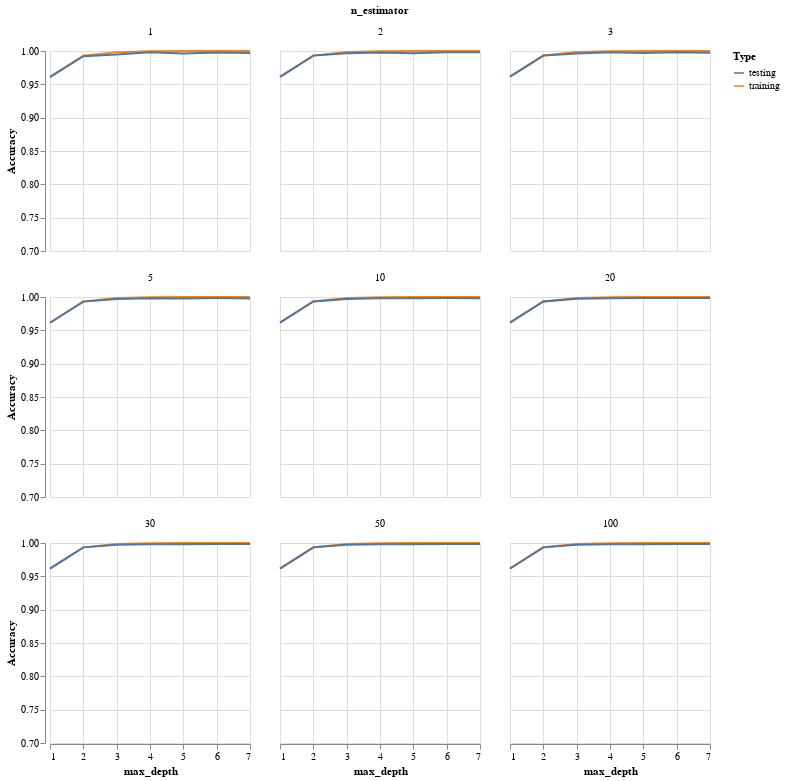

The notebook cell this image was saved under:
### Code cell
n_est = [1,2,3,5,10,20,30,50,100]
max_depth = range(1,8)
X_train, X_test, y_train, y_test = test_train_compound(df, "DAO")
trees = []
train_acc = []
test_acc = []
depth = []
for j in max_depth:
    for i in n_est:
        trees.append(i)
        depth.append(j)
        rf = RandomForestRegressor(n_estimators = i, max_depth = j, random_state=0).fit(X_train, y_train)
        train_acc.append(rf.score(X_train, y_train))
        test_acc.append(rf.score(X_test, y_test))
        #print(j,i)
df_rf = pd.DataFrame({'training' : train_acc,
                      'testing' : test_acc,
                      'n_estimator' : trees,
                      'max_depth' : depth})
df_rf = df_rf.melt(id_vars = ['n_estimator', 'max_depth'], var_name = 'Type', value_name = 'Accuracy')
df_rf
alt.Chart(df_rf).mark_line().encode(
    alt.X('max_depth'),
    alt.Y('Accuracy', scale=alt.Scale(domain=[0.7, 1])),
    alt.Color('Type'),
    alt.Facet('n_estimator')
    ).properties(width = 200, height = 200, columns = 3)

### Figure 1 — Vega-Lite specification as saved in the notebook (floating-point values rounded to 4 significant figures)
{"$schema": "https://vega.github.io/schema/vega-lite/v3.4.0.json", "columns": 3, "config": {"mark": {"tooltip": null}, "view": {"height": 300, "width": 400}}, "data": {"name": "data-ed8aeb6debcab1058cb2ece29837a6dc"}, "datasets": {"data-ed8aeb6debcab1058cb2ece29837a6dc": [{"Accuracy": 0.9611, "Type": "training", "max_depth": 1, "n_estimator": 1}, {"Accuracy": 0.9612, "Type": "training", "max_depth": 1, "n_estimator": 2}, {"Accuracy": 0.9615, "Type": "training", "max_depth": 1, "n_estimator": 3}, {"Accuracy": 0.9614, "Type": "training", "max_depth": 1, "n_estimator": 5}, {"Accuracy": 0.9615, "Type": "training", "max_depth": 1, "n_estimator": 10}, {"Accuracy": 0.9616, "Type": "training", "max_depth": 1, "n_estimator": 20}, {"Accuracy": 0.9616, "Type": "training", "max_depth": 1, "n_estimator": 30}, {"Accuracy": 0.9616, "Type": "training", "max_depth": 1, "n_estimator": 50}, {"Accuracy": 0.9617, "Type": "training", "max_depth": 1, "n_estimator": 100}, {"Accuracy": 0.9929, "Type": "training", "max_depth": 2, "n_estimator": 1}, {"Accuracy": 0.9931, "Type": "training", "max_depth": 2, "n_estimator": 2}, {"Accuracy": 0.9931, "Type": "training", "max_depth": 2, "n_estimator": 3}, {"Accuracy": 0.9933, "Type": "training", "max_depth": 2, "n_estimator": 5}, {"Accuracy": 0.9934, "Type": "training", "max_depth": 2, "n_estimator": 10}, {"Accuracy": 0.9934, "Type": "training", "max_depth": 2, "n_estimator": 20}, {"Accuracy": 0.9935, "Type": "training", "max_depth": 2, "n_estimator": 30}, {"Accuracy": 0.9935, "Type": "training", "max_depth": 2, "n_estimator": 50}, {"Accuracy": 0.9935, "Type": "training", "max_depth": 2, "n_estimator": 100}, {"Accuracy": 0.9983, "Type": "training", "max_depth": 3, "n_estimator": 1}, {"Accuracy": 0.9985, "Type": "training", "max_depth": 3, "n_estimator": 2}, {"Accuracy": 0.9985, "Type": "training", "max_depth": 3, "n_estimator": 3}, {"Accuracy": 0.9985, "Type": "training", "max_depth": 3, "n_estimator": 5}, {"Accuracy": 0.9986, "Type": "training", "max_depth": 3, "n_estimator": 10}, {"Accuracy": 0.9986, "Type": "training", "max_depth": 3, "n_estimator": 20}, {"Accuracy": 0.9986, "Type": "training", "max_depth": 3, "n_estimator": 30}, {"Accuracy": 0.9987, "Type": "training", "max_depth": 3, "n_estimator": 50}, {"Accuracy": 0.9987, "Type": "training", "max_depth": 3, "n_estimator": 100}, {"Accuracy": 0.9995, "Type": "training", "max_depth": 4, "n_estimator": 1}, {"Accuracy": 0.9996, "Type": "training", "max_depth": 4, "n_estimator": 2}, {"Accuracy": 0.9997, "Type": "training", "max_depth": 4, "n_estimator": 3}, {"Accuracy": 0.9997, "Type": "training", "max_depth": 4, "n_estimator": 5}, {"Accuracy": 0.9997, "Type": "training", "max_depth": 4, "n_estimator": 10}, {"Accuracy": 0.9997, "Type": "training", "max_depth": 4, "n_estimator": 20}, {"Accuracy": 0.9997, "Type": "training", "max_depth": 4, "n_estimator": 30}, {"Accuracy": 0.9997, "Type": "training", "max_depth": 4, "n_estimator": 50}, {"Accuracy": 0.9997, "Type": "training", "max_depth": 4, "n_estimator": 100}, {"Accuracy": 0.9999, "Type": "training", "max_depth": 5, "n_estimator": 1}, {"Accuracy": 0.9999, "Type": "training", "max_depth": 5, "n_estimator": 2}, {"Accuracy": 0.9999, "Type": "training", "max_depth": 5, "n_estimator": 3}, {"Accuracy": 1.0, "Type": "training", "max_depth": 5, "n_estimator": 5}, {"Accuracy": 1.0, "Type": "training", "max_depth": 5, "n_estimator": 10}, {"Accuracy": 1.0, "Type": "training", "max_depth": 5, "n_estimator": 20}, {"Accuracy": 1.0, "Type": "training", "max_depth": 5, "n_estimator": 30}, {"Accuracy": 1.0, "Type": "training", "max_depth": 5, "n_estimator": 50}, {"Accuracy": 1.0, "Type": "training", "max_depth": 5, "n_estimator": 100}, {"Accuracy": 1.0, "Type": "training", "max_depth": 6, "n_estimator": 1}, {"Accuracy": 1.0, "Type": "training", "max_depth": 6, "n_estimator": 2}, {"Accuracy": 1.0, "Type": "training", "max_depth": 6, "n_estimator": 3}, {"Accuracy": 1.0, "Type": "training", "max_depth": 6, "n_estimator": 5}, {"Accuracy": 1.0, "Type": "training", "max_depth": 6, "n_estimator": 10}, {"Accuracy": 1.0, "Type": "training", "max_depth": 6, "n_estimator": 20}, {"Accuracy": 1.0, "Type": "training", "max_depth": 6, "n_estimator": 30}, {"Accuracy": 1.0, "Type": "training", "max_depth": 6, "n_estimator": 50}, {"Accuracy": 1.0, "Type": "training", "max_depth": 6, "n_estimator": 100}, {"Accuracy": 1.0, "Type": "training", "max_depth": 7, "n_estimator": 1}, {"Accuracy": 1.0, "Type": "training", "max_depth": 7, "n_estimator": 2}, {"Accuracy": 1.0, "Type": "training", "max_depth": 7, "n_estimator": 3}, {"Accuracy": 1.0, "Type": "training", "max_depth": 7, "n_estimator": 5}, {"Accuracy": 1.0, "Type": "training", "max_depth": 7, "n_estimator": 10}, {"Accuracy": 1.0, "Type": "training", "max_depth": 7, "n_estimator": 20}, {"Accuracy": 1.0, "Type": "training", "max_depth": 7, "n_estimator": 30}, {"Accuracy": 1.0, "Type": "training", "max_depth": 7, "n_estimator": 50}, {"Accuracy": 1.0, "Type": "training", "max_depth": 7, "n_estimator": 100}, {"Accuracy": 0.9609, "Type": "testing", "max_depth": 1, "n_estimator": 1}, {"Accuracy": 0.9611, "Type": "testing", "max_depth": 1, "n_estimator": 2}, {"Accuracy": 0.9615, "Type": "testing", "max_depth": 1, "n_estimator": 3}, {"Accuracy": 0.9614, "Type": "testing", "max_depth": 1, "n_estimator": 5}, {"Accuracy": 0.9615, "Type": "testing", "max_depth": 1, "n_estimator": 10}, {"Accuracy": 0.9616, "Type": "testing", "max_depth": 1, "n_estimator": 20}, {"Accuracy": 0.9616, "Type": "testing", "max_depth": 1, "n_estimator": 30}, {"Accuracy": 0.9617, "Type": "testing", "max_depth": 1, "n_estimator": 50}, {"Accuracy": 0.9617, "Type": "testing", "max_depth": 1, "n_estimator": 100}, {"Accuracy": 0.9921, "Type": "testing", "max_depth": 2, "n_estimator": 1}, {"Accuracy": 0.9931, "Type": "testing", "max_depth": 2, "n_estimator": 2}, {"Accuracy": 0.9931, "Type": "testing", "max_depth": 2, "n_estimator": 3}, {"Accuracy": 0.9931, "Type": "testing", "max_depth": 2, "n_estimator": 5}, {"Accuracy": 0.9934, "Type": "testing", "max_depth": 2, "n_estimator": 10}, {"Accuracy": 0.9934, "Type": "testing", "max_depth": 2, "n_estimator": 20}, {"Accuracy": 0.9935, "Type": "testing", "max_depth": 2, "n_estimator": 30}, {"Accuracy": 0.9935, "Type": "testing", "max_depth": 2, "n_estimator": 50}, {"Accuracy": 0.9934, "Type": "testing", "max_depth": 2, "n_estimator": 100}, {"Accuracy": 0.9949, "Type": "testing", "max_depth": 3, "n_estimator": 1}, {"Accuracy": 0.9966, "Type": "testing", "max_depth": 3, "n_estimator": 2}, {"Accuracy": 0.9964, "Type": "testing", "max_depth": 3, "n_estimator": 3}, {"Accuracy": 0.997, "Type": "testing", "max_depth": 3, "n_estimator": 5}, {"Accuracy": 0.9971, "Type": "testing", "max_depth": 3, "n_estimator": 10}, {"Accuracy": 0.9973, "Type": "testing", "max_depth": 3, "n_estimator": 20}, {"Accuracy": 0.9974, "Type": "testing", "max_depth": 3, "n_estimator": 30}, {"Accuracy": 0.9975, "Type": "testing", "max_depth": 3, "n_estimator": 50}, {"Accuracy": 0.9975, "Type": "testing", "max_depth": 3, "n_estimator": 100}, {"Accuracy": 0.9983, "Type": "testing", "max_depth": 4, "n_estimator": 1}, {"Accuracy": 0.9978, "Type": "testing", "max_depth": 4, "n_estimator": 2}, {"Accuracy": 0.9981, "Type": "testing", "max_depth": 4, "n_estimator": 3}, {"Accuracy": 0.998, "Type": "testing", "max_depth": 4, "n_estimator": 5}, {"Accuracy": 0.998, "Type": "testing", "max_depth": 4, "n_estimator": 10}, {"Accuracy": 0.9982, "Type": "testing", "max_depth": 4, "n_estimator": 20}, {"Accuracy": 0.9981, "Type": "testing", "max_depth": 4, "n_estimator": 30}, {"Accuracy": 0.9982, "Type": "testing", "max_depth": 4, "n_estimator": 50}, {"Accuracy": 0.9982, "Type": "testing", "max_depth": 4, "n_estimator": 100}, {"Accuracy": 0.9964, "Type": "testing", "max_depth": 5, "n_estimator": 1}, {"Accuracy": 0.9967, "Type": "testing", "max_depth": 5, "n_estimator": 2}, {"Accuracy": 0.9969, "Type": "testing", "max_depth": 5, "n_estimator": 3}, {"Accuracy": 0.9978, "Type": "testing", "max_depth": 5, "n_estimator": 5}, {"Accuracy": 0.9982, "Type": "testing", "max_depth": 5, "n_estimator": 10}, {"Accuracy": 0.9983, "Type": "testing", "max_depth": 5, "n_estimator": 20}, {"Accuracy": 0.9983, "Type": "testing", "max_depth": 5, "n_estimator": 30}, {"Accuracy": 0.9983, "Type": "testing", "max_depth": 5, "n_estimator": 50}, {"Accuracy": 0.9983, "Type": "testing", "max_depth": 5, "n_estimator": 100}, {"Accuracy": 0.9976, "Type": "testing", "max_depth": 6, "n_estimator": 1}, {"Accuracy": 0.998, "Type": "testing", "max_depth": 6, "n_estimator": 2}, {"Accuracy": 0.9983, "Type": "testing", "max_depth": 6, "n_estimator": 3}, {"Accuracy": 0.9983, "Type": "testing", "max_depth": 6, "n_estimator": 5}, {"Accuracy": 0.9984, "Type": "testing", "max_depth": 6, "n_estimator": 10}, {"Accuracy": 0.9985, "Type": "testing", "max_depth": 6, "n_estimator": 20}, {"Accuracy": 0.9985, "Type": "testing", "max_depth": 6, "n_estimator": 30}, {"Accuracy": 0.9985, "Type": "testing", "max_depth": 6, "n_estimator": 50}, {"Accuracy": 0.9984, "Type": "testing", "max_depth": 6, "n_estimator": 100}, {"Accuracy": 0.9971, "Type": "testing", "max_depth": 7, "n_estimator": 1}, {"Accuracy": 0.998, "Type": "testing", "max_depth": 7, "n_estimator": 2}, {"Accuracy": 0.9975, "Type": "testing", "max_depth": 7, "n_estimator": 3}, {"Accuracy": 0.9979, "Type": "testing", "max_depth": 7, "n_estimator": 5}, {"Accuracy": 0.9983, "Type": "testing", "max_depth": 7, "n_estimator": 10}, {"Accuracy": 0.9984, "Type": "testing", "max_depth": 7, "n_estimator": 20}, {"Accuracy": 0.9984, "Type": "testing", "max_depth": 7, "n_estimator": 30}, {"Accuracy": 0.9984, "Type": "testing", "max_depth": 7, "n_estimator": 50}, {"Accuracy": 0.9983, "Type": "testing", "max_depth": 7, "n_estimator": 100}]}, "encoding": {"color": {"field": "Type", "type": "nominal"}, "facet": {"field": "n_estimator", "type": "quantitative"}, "x": {"field": "max_depth", "type": "quantitative"}, "y": {"field": "Accuracy", "scale": {"domain": [0.7, 1]}, "type": "quantitative"}}, "height": 200, "mark": "line", "width": 200}
